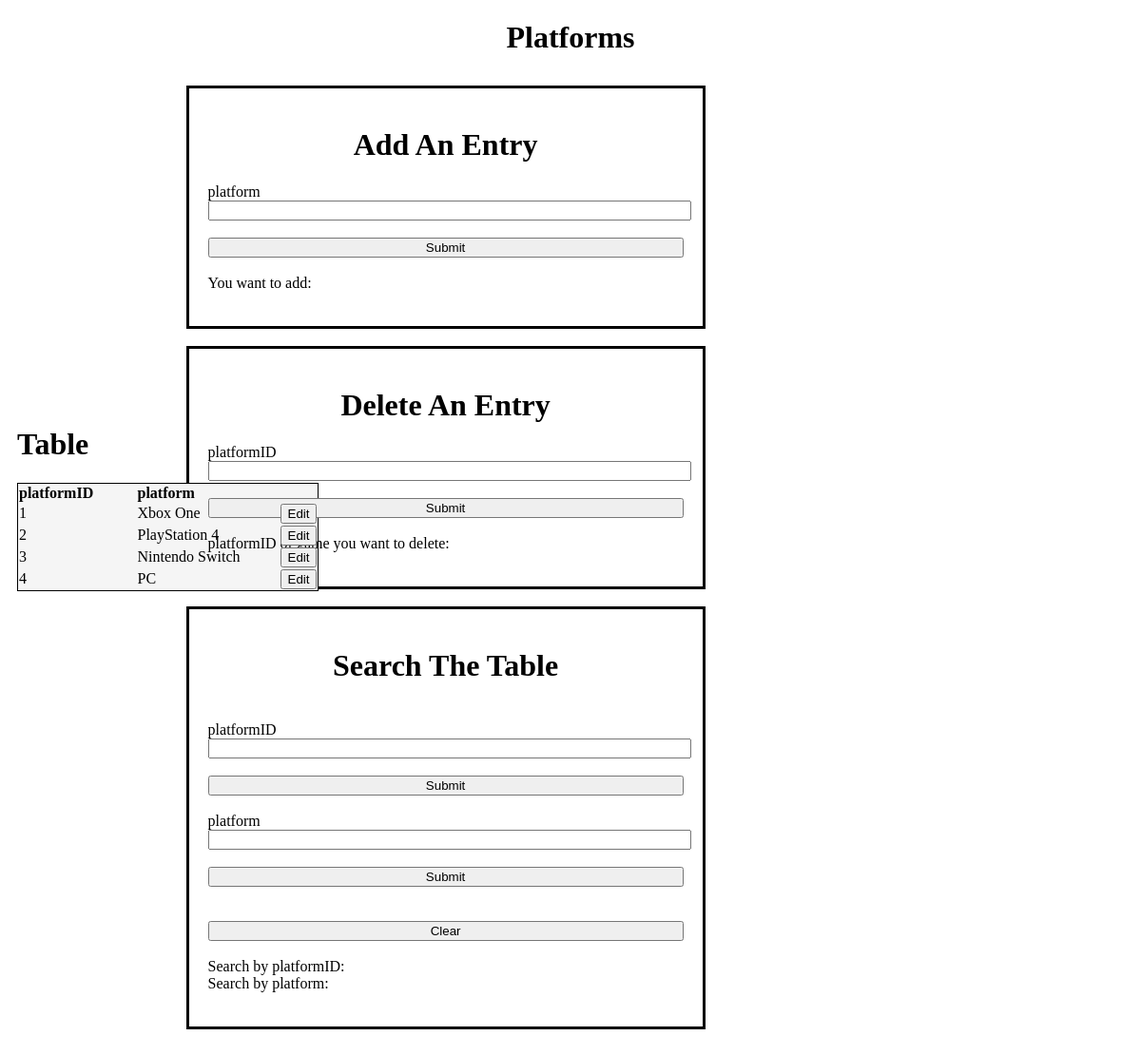
The page /platforms.php on the database its author committed.
### tables this page shows
CREATE TABLE `Platforms` (
  `platformID` int(11) NOT NULL AUTO_INCREMENT,
  `platform` varchar(255) NOT NULL,
  PRIMARY KEY (`platformID`)
);

### dbhost.php (called while the page is built, shortened)
<?php
 $who = 1;
 if ($who == 0){
    $username = "cs340_rosenauk";
    $password = "8003";
    $host = "classmysql.engr.oregonstate.edu";
    $connector = mysql_connect($host, $username, $password)
        or die("Unable to connect");
    $selected = mysql_select_db("cs340_rosenauk", $connector)
        or die("Unable to connect");
    $person = 'rosenauk';
 } else {
    $person = 'hernafra';
 }
?>

### platforms.php (the view, shortened to what this page needs)
<?php
 include_once 'dbhost.php';
 ?>
<!doctype html>
<html lang="en">
<head>
</head>
<body>
<?php
		$result = mysql_query("SELECT * FROM Platforms ORDER BY platformID ASC");
		?>
	<h1 style="text-align:center;">
		Platforms
	</h1>
	<p style="text-align:center;>
		<?php
			echo "<a href='" . htmlspecialchars("https://web.engr.oregonstate.edu/~"
			. urlencode($person) . "/cs340/index.php") . "'>Home</a>";
		?>
		&nbsp
		<?php
			echo "<a href='" . htmlspecialchars("https://web.engr.oregonstate.edu/~"
			. urlencode($person) . "/cs340/videogames.php") . "'>Videogames</a>";
		?>
		&nbsp
		<?php
			echo "<a href='" . htmlspecialchars("https://web.engr.oregonstate.edu/~"
			. urlencode($person) . "/cs340/publishers.php") . "'>Publishers</a>";
		?>
		&nbsp
		<?php
			echo "<a href='" . htmlspecialchars("https://web.engr.oregonstate.edu/~"
			. urlencode($person) . "/cs340/platforms.php") . "'>Platforms</a>";
		?>
		&nbsp
		<?php
			echo "<a href='" . htmlspecialchars("https://web.engr.oregonstate.edu/~"
			. urlencode($person) . "/cs340/ratings.php") . "'>Ratings</a>";
		?>
		&nbsp
		<?php
			echo "<a href='" . htmlspecialchars("https://web.engr.oregonstate.edu/~"
			. urlencode($person) . "/cs340/PlatToVids.php") . "'>PlatToVids</a>";
		?>
	</p>
	<br>
	<br>
<div class="row">
	<div class="column" style="margin-left:15%;">
	<div class="section">
		<p>
			<h1 style="text-align:center;">Add An Entry</h1>
			<div class="container">
				<form>
				  <label>platform</label>
				  <input type="text" name="A_platform"><br />
				  <br>
				  <input style="width = 100px" type="submit">
				</form>
			</div>
			<br>
			You want to add:
		</p>
	</div>
	<br>
	<div class="section">
		<p>
			<h1 style="text-align:center;">Delete An Entry</h1>
			<div class="container">
				<form>
				  <label>platformID</label>
				  <input type="number" name="D_platformID"><br />
				  <br>
				  <input style="width = 100px" type="submit">
				</form>
			</div>
			<br>
			platformID of game you want to delete:
		</p>
	</div>
	<br>
	<div class="section">
		<p>
			<h1 style="text-align:center;">Search The Table</h1>
			<div class="container">
				<form>
				<br>
				  <label>platformID</label>
				  <input type="number" name="S_platformID"><br />
				  <br>
				  <input style="width = 100px" type="submit">
				</form>
				<form>
				<br>
				  <label>platform</label>
				  <input type="text" name="S_platform"><br />
				  <br>
				  <input style="width = 100px" type="submit">
				</form>
				<form>
				  <br>
				  <br>
				  <input style="width = 100px" type="submit" value="Clear">
				</form>
			</div>
			<br>
			Search by platformID:
			<br>
			Search by platform:
		</p>
	</div>
	<br>
	<br>
	</div>
	<br>
	<div class="column">
	<p>
		<h1>Table</h1>
		<table style=" border:1px solid black; border-collapse: collapse; text-align: left;background-color: #F5F5F5;">
			<col width= "125px" />
			<col width= "150px" />
		  <tr>
			<th>platformID</th>
			<th>platform</th>
			<th> </th>
		  </tr>
		  <?php
            while ($row = mysql_fetch_assoc($result)) {
                echo
                "<tr>
					<td>{$row['platformID']}</td>
					<td>{$row['platform']}</td>
					<td><button>Edit</button></td>
				</tr>";
            }
            ?>
		</table>
	</p>
	</div>
</body>
</html>

### platforms.php (style rules this page uses)
.container { width: 500px; clear: both; }
.container input { width: 100%; clear: both; }
.section { border-style: solid; width: fit-content; padding: 20px; }
.column { flex: 50%; padding: 10px; height: 300px; }

### rows shown on the page
platforms: platformID "1", platform "Xbox One"
platforms: platformID "2", platform "PlayStation 4"
platforms: platformID "3", platform "Nintendo Switch"
platforms: platformID "4", platform "PC"
